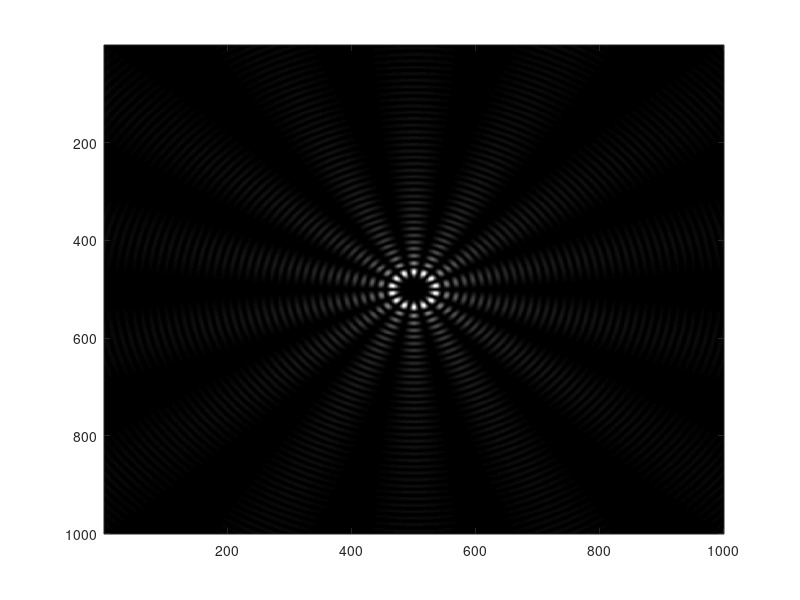

Write the MATLAB code that produced this figure. (Note: this script raises an error after producing the figure.)
clear all
close all
clc
%Radial index
l1=11;
l2=-l1;


%Azimuth index
p1=0;
p2=0;

%Parameters
w=1; %Beam waist
lam=0.64; %Wave length
k=2*pi/lam; %Wave number
zr=w^2*k/2; %Rayleigh length
z=input('position: '); %Beam position 
R=z+zr^2/z; %Beam curvature
W=w*(1+(z/zr)^2)^0.5; %Beam size
%Z=z/zr

%x-y　coordinate
N=1000;
L=0.1; %Display lange
X=linspace(-L,L,N);
Y=linspace(-L,L,N);
[x,y]=meshgrid(X,Y);
%Polar coodinate
%r=sqrt(x^2+y^2);
%phi=atan2(y,x);
[phi,r] = cart2pol(x,y);
ang=pi/18;
l1=7;
l2=-7;
kr=sqrt(tan(ang)^2/(1+tan(ang)^2))*(pi/lam^2);
kz=sqrt(4*pi/lam^2-kr^2);
a=0.1;
alf=570./(12.*a.*z).*(1+10.*a.*z+sqrt(1+20.*a.*z+4.*a.^2.*z.^2));
BBeam1=besselj(l1,kr.*r.*alf).*exp(1j.*l1.*phi).*exp(1j.*kz.*z);
BBeam2=besselj(l2,kr.*r.*alf).*exp(1j.*l2.*phi).*exp(1j.*kz.*z);
BBeam=BBeam1+BBeam2;
%LG=abs((LG1+LG2).^2);
BesselBeam=abs((BBeam).*conj(BBeam));
BesselBeam_n=BesselBeam./max(BesselBeam(:));
BesselBeam_a=angle(BBeam);
imagesc(BesselBeam_n,[0 1]);

G=[1 1 1];
for i=0:50
    G=[G;[1-0.02*i 1 1-0.02*i]];
end
colormap(gray)
shading interp; lighting phong; view(2); axis equal; axis tight; axis off;

function y=laguerre(p,l,x)
y=zeros(p+1,1);
L=abs(l);
if p==0
    y=1;
else
for m=0:p
    y(p+1-m)=((-1).^m.*(factorial(p+L)))./(factorial(p-m).*factorial(L+m).*factorial(m));
end
end
y=polyval(y,x);
end
%function y=LGMode(p,l,rad)
%C=(2*factorial(p)./(pi*factorial(p+abs(l))))^0.5;
%Gouy=-1j*((-(l.*phi)-((2*p+abs(l)+1)*atan(z/zr)))+k.*(rad.^2./(2*R))+k*z);
%y=C/W.*(2^0.5.*rad./W)^abs(l).*laguerre(p, l, 2.*rad^2./W^2).*exp((-1).*rad.^2./W^2).*exp(Gouy);
%end
